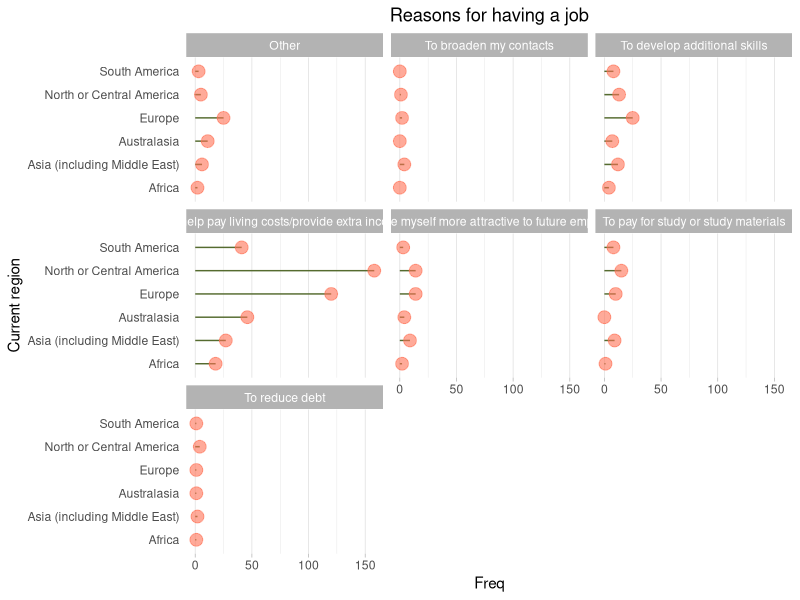
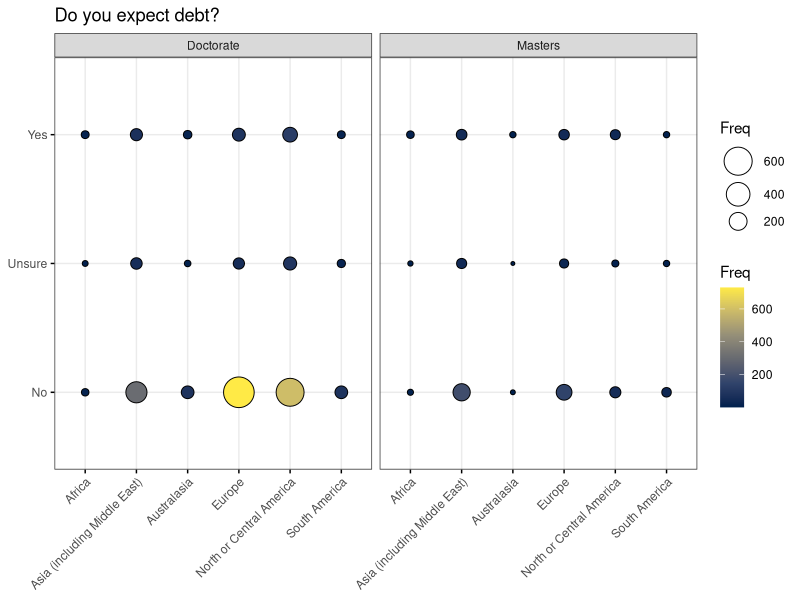
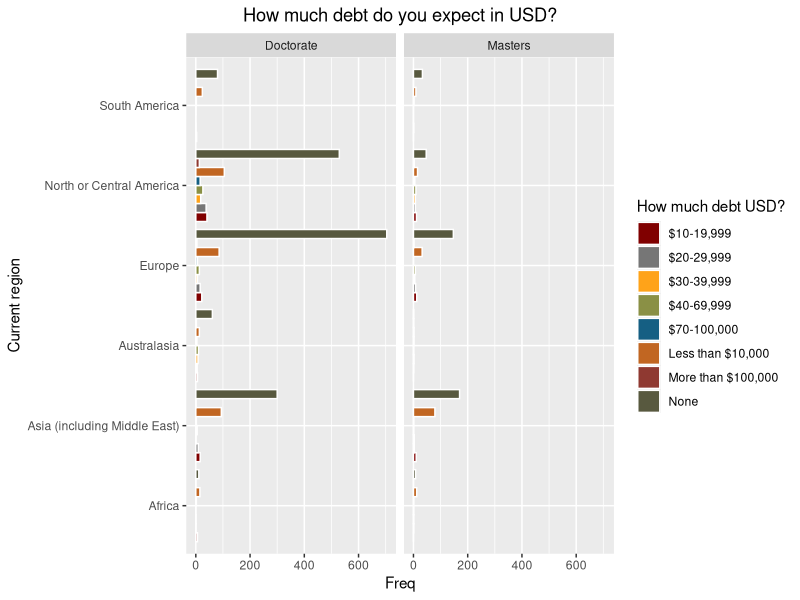

The R source for these figures, in order:
setwd('C:/Users/j_edr/OneDrive/Escritorio/EstudiosPersonales/BEDU/Proyecto2')
library(dplyr)
library(openxlsx)
library("readxl")
library(ggplot2)
library(tidyverse)
library(ggpubr)
df <- read_excel('economics_clean.xlsx')
View(df)
#####
# Tidying up

df[df=='Dual']<-'Doctorate'
count_countries<-df%>%count(df[,3], sort=TRUE)
count_countries <- count_countries[count_countries$n <10,]

noinclude<-count_countries$countries
for (i in 1:nrow(df)){
  if (df[i,3] %in% noinclude){
    df<-df[-i,]
  }
}
df[df=='More than 7 years'] <- '7 years'
View(df)
write.xlsx(df,'economics_clean.xlsx')

#####
df <- read_excel('economics_clean.xlsx')
View(df)
colnames(df)
df_job <- df %>% filter(`Have a job`=='Yes')
View(df_job)

# Working students per country. Lollipop
df_job1 <- data.frame(df_job$`Reason having a job`,df_job$`Current region`)
conTable =table(df_job1)
View(conTable)
df_job1 <- as.data.frame(conTable)%>%rename("Reason having a job"=1, "Current region"=2)
View(df_job1)
colnames(df_job1)
 ggplot(df_job1, aes(x=`Current region`, y=Freq)) +
  geom_segment( aes(x=`Current region`, xend=`Current region`,
                    y=0, yend=Freq), color="darkolivegreen") +
  geom_point( color="coral1", size=4, alpha=0.6) +
  theme_light() +
  coord_flip() +
  facet_wrap(~`Reason having a job`)+
  theme(
  panel.grid.major.y = element_blank(),
  panel.border = element_blank(),
  axis.ticks.y = element_blank(),plot.title = element_text(hjust = 0.5)
)+
  ggtitle("Reasons for having a job")

#####
 
 # Dot plot
 
colnames(df)
df1 <- data.frame(df$Degree,df$`Current region`, df$`Expect debt?`)%>%table()%>%
as.data.frame()%>%rename("Degree"=1, "Current region"=2, "Expect debt?"=3)
df1 <- df1 %>% filter(df1$`Expect debt?`!="Other", df1$`Expect debt?` != "Prefer not to say")
View(df1)
ggballoonplot(df1, x = df1$`Current region`, y = df1$`Expect debt?`,
              size = "Freq",
              fill = "Freq", facet.by = "Degree",
              ggtheme = theme_bw()) +
  scale_fill_viridis_c(option = "E")+ggtitle("Do you expect debt?")

#####
# How much debt
colnames(df)
unique(df[,8])

howmuch <- data.frame(df$Degree, df$`Current region`, 
                      df$`How much expected debt (dollars)`)%>%table()%>%
  as.data.frame()%>%
  rename("Degree"=1, "Current region"=2, "How much debt USD?"=3)
howmuch <- howmuch %>%filter(howmuch$`How much debt USD?` != "Prefer not to say")
View(howmuch)

howmuchdebt <- ggplot(howmuch, aes(x = `Current region`, y = Freq))+
  geom_bar(
    aes(fill = `How much debt USD?`), stat = "identity", color = "white",
    position='dodge'
  )+
  facet_wrap(~`Degree`) + 
  ggtitle('How much debt do you expect in USD?')+
  coord_flip()+
  fill_palette("uchicago")  +
  theme(plot.title = element_text(hjust = 0.5))
howmuchdebt  
